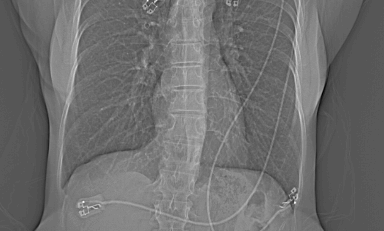
#> input picture 03_Prostor_intenziteta_Filtriranje/prakticni_deo_za_samostalni_rad_Python/hequalization_input.png, 384 x 231 px
$ python main.py
#> lines starting #> are read from the running program, lines starting #| are printed output that depends on the picture; after the words box and inside, x2 and y2 are one past the last pixel; in counts of white or black regions, pixels touching at a corner belong together
import numpy as np
import imageio
from PIL import Image
import matplotlib.pyplot as plt
import scipy.ndimage as ndi

#%%
img = Image.open('hequalization_input.png')
#> img is the input picture: PIL image 384x231 RGBA; mean R, G, B, A 110.4, 110.4, 110.4, 255
img = img.convert('L')
#> img: PIL image 384x231 L

img = np.asarray(img)
img_shape = img.shape
#> img_shape = (231, 384)
img_size = img_shape[0] * img_shape[1]
#> img_size = 88704

hist, bins = np.histogram(img.flatten(), bins=256, range=(0, 255))
#> hist = 256 values, max 12383 at index 86, min 0 at index 1, mean 346.5; bins = 257 values from 0 to 255
cdf = hist.cumsum()
#> cdf = 256 values from 1 to 88704
cdf_min = np.min(cdf)
#> cdf_min = 1

equalized_image = np.zeros_like(img)

for i in range(img.shape[0]):
    for j in range(img.shape[1]):
        equalized_image[i, j] = np.round(255 * (cdf[img[i, j]] - cdf_min) / (img_size - cdf_min))
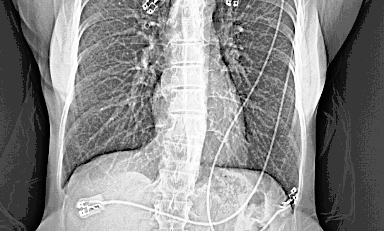
#> equalized_image: shape (231, 384); min 0, max 255, mean 135.2

hist_equalized, bins = np.histogram(equalized_image.flatten(), bins=256, range=(0, 255))
#> hist_equalized = 256 values, max 12383 at index 55, min 0 at index 5, mean 346.5

plt.figure()
plt.subplot(2, 2, 1)
plt.imshow(img, cmap='gray')
plt.subplot(2, 2, 2)
plt.plot(bins[1:], hist)
plt.subplot(2, 2, 3)
plt.imshow(equalized_image, cmap='gray')
plt.subplot(2, 2, 4)
plt.plot(bins[1:], hist_equalized)

#%%
img = Image.open('CT.jpg')
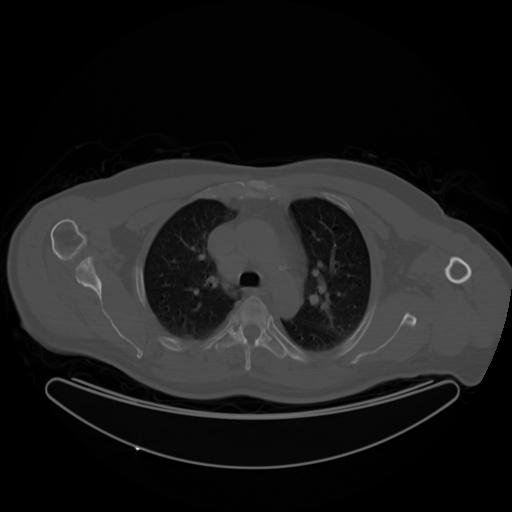
#> input picture 03_Prostor_intenziteta_Filtriranje/prakticni_deo_za_samostalni_rad_Python/CT.jpg, 512 x 512 px
#> img is the input picture: PIL image 512x512 L; min 0, max 248, mean 27.6
img = np.asarray(img)

mask = (img >= 50) & (img <= 100)
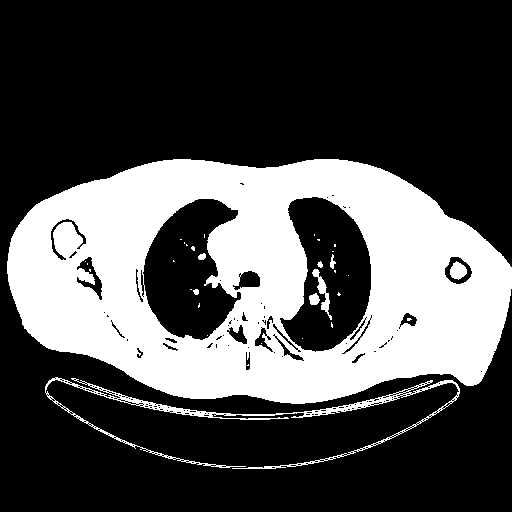
#> mask: shape (512, 512) bool; 30.8% white; 33 white regions (24 under 20 px), largest, box (x1, y1, x2, y2) and area: (7, 159, 512, 404) 77118, (45, 377, 460, 469) 2885, (312, 269, 332, 320) 285
img_mask = mask * img
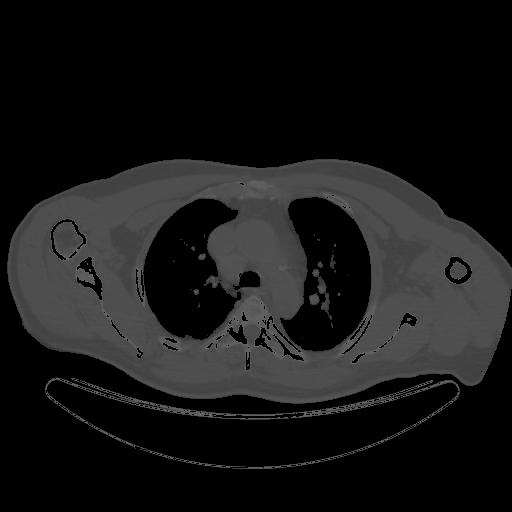
#> img_mask: shape (512, 512); min 0, max 100, mean 23.2

hist, bins = np.histogram(img.flatten(), bins=256, range=(0, 255))
#> hist = 256 values, max 58108 at index 0, min 0 at index 184, mean 1024
hist_mask, bins = np.histogram(img_mask.flatten(), bins=256, range=(0, 255))
#> hist_mask = 256 values, max 181289 at index 0, min 0 at index 1, mean 1024

plt.figure()

plt.subplot(2, 3, 1)
plt.imshow(img, cmap='gray')
plt.subplot(2, 3, 2)
plt.plot(bins[1:], hist)

plt.subplot(2, 3, 4)
plt.imshow(img_mask, cmap='gray')
plt.subplot(2, 3, 5)
plt.plot(bins[1:], hist_mask)
plt.subplot(2, 3, 6)
plt.imshow(mask, cmap='gray')

#%%
img = Image.open('CT.jpg')
img = np.asarray(img)

plt.figure()

plt.subplot(2, 4, 1)
plt.imshow(img, cmap='gray')
plt.subplot(2, 4, 5)
mask = (img >= 50) & (img <= 100)
plt.imshow(mask, cmap='gray')

plt.subplot(2, 4, 2)
kernel = np.ones((3, 3)) * 1/9
img_mean = ndi.convolve(img, kernel)
plt.imshow(img_mean, cmap='gray')
plt.subplot(2, 4, 6)
mask = (img_mean >= 50) & (img_mean <= 100)
#> mask: shape (512, 512) bool; 31.2% white; 16 white regions (7 under 20 px), largest, box (x1, y1, x2, y2) and area: (7, 159, 512, 404) 77265, (45, 377, 460, 469) 3683, (312, 269, 330, 313) 264
plt.imshow(mask, cmap='gray')

plt.subplot(2, 4, 3)
img_gaus1 = ndi.gaussian_filter(img, sigma=1)
plt.imshow(img_gaus1, cmap='gray')
plt.subplot(2, 4, 7)
mask = (img_gaus1 >= 50) & (img_gaus1 <= 100)
#> mask: shape (512, 512) bool; 31.2% white; 14 white regions (5 under 20 px), largest, box (x1, y1, x2, y2) and area: (7, 159, 512, 404) 77359, (45, 378, 460, 469) 3709, (312, 269, 330, 312) 254
plt.imshow(mask, cmap='gray')

plt.subplot(2, 4, 4)
img_gaus2 = ndi.gaussian_filter(img, sigma=3)
plt.imshow(img_gaus1, cmap='gray')
plt.subplot(2, 4, 8)
mask = (img_gaus2 >= 50) & (img_gaus2 <= 100)
#> mask: shape (512, 512) bool; 30.4% white; 7 white regions (1 under 20 px), largest, box (x1, y1, x2, y2) and area: (8, 160, 512, 403) 77081, (74, 382, 432, 420) 2043, (309, 281, 328, 309) 244, (451, 264, 465, 278) 153, (314, 270, 319, 276) 26, (135, 446, 141, 450) 20
plt.imshow(mask, cmap='gray')

#%%
img = Image.open('CT.jpg')
img = np.asarray(img)
img_gaus2 = ndi.gaussian_filter(img, sigma=3)
mask = (img_gaus2 >= 50) & (img_gaus2 <= 100)

diff_hor = np.matrix([[1, 1, 1], [0, 0, 0], [-1, -1, -1]])
img_diff_hor = ndi.convolve(mask, diff_hor)
#> img_diff_hor: shape (512, 512) bool; 2.9% white in thin lines or dots, all inside (x1, y1, x2, y2) = (7, 159, 512, 451)

diff_ver = np.matrix([[1, 0, -1], [1, 0, -1], [1, 0, -1]])
img_diff_ver = ndi.convolve(mask, diff_ver)
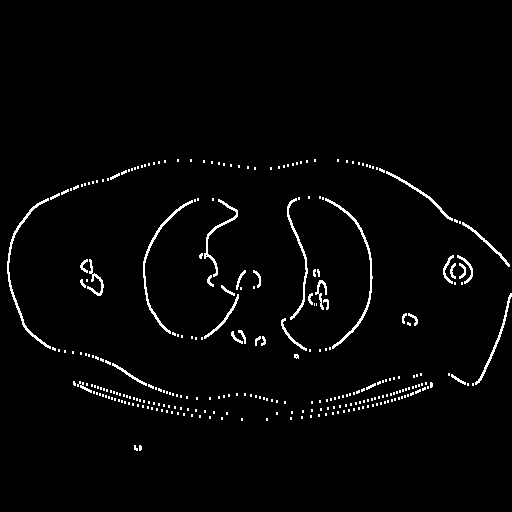
#> img_diff_ver: shape (512, 512) bool; 2.4% white in thin lines or dots, all inside (x1, y1, x2, y2) = (7, 159, 512, 451)

sobel_hor = ndi.sobel(mask, axis=0)
sobel_ver = ndi.sobel(mask, axis=1)
sobel_grad = np.sqrt(sobel_hor**2 + sobel_ver**2)

plt.figure()

plt.subplot(2, 3, 1)
plt.imshow(mask, cmap='gray')

plt.subplot(2, 3, 2)
plt.imshow(img_diff_hor, cmap='gray')

plt.subplot(2, 3, 3)
plt.imshow(img_diff_ver, cmap='gray')

plt.subplot(2, 3, 4)
plt.imshow(sobel_grad, cmap='gray')

plt.subplot(2, 3, 5)
plt.imshow(sobel_hor, cmap='gray')

plt.subplot(2, 3, 6)
plt.imshow(sobel_ver, cmap='gray')
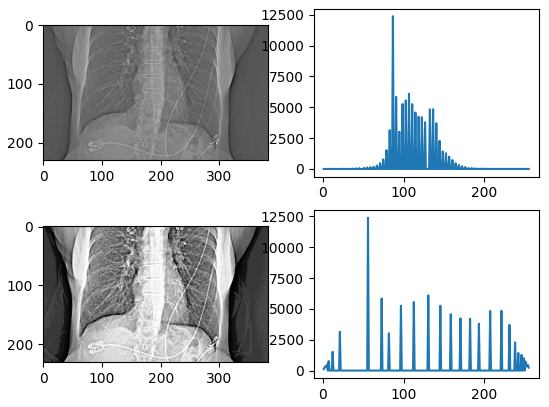
#> figure drawn by matplotlib, 4 panels; panel 2: curve peaks at x = 86.66, y = 12383; panel 4: curve peaks at x = 55.78, y = 12383
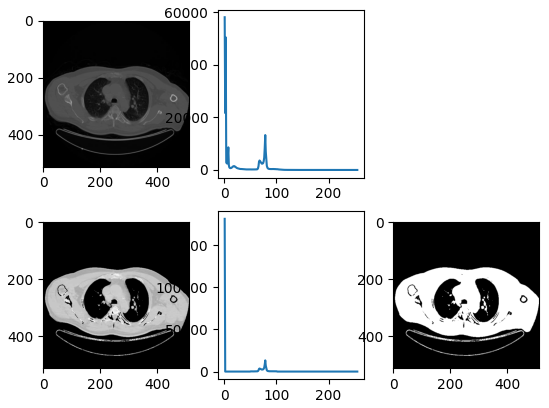
#> figure drawn by matplotlib, 5 panels; panel 2: curve peaks at x = 0.996, y = 58108; panel 4: curve peaks at x = 0.996, y = 181289
